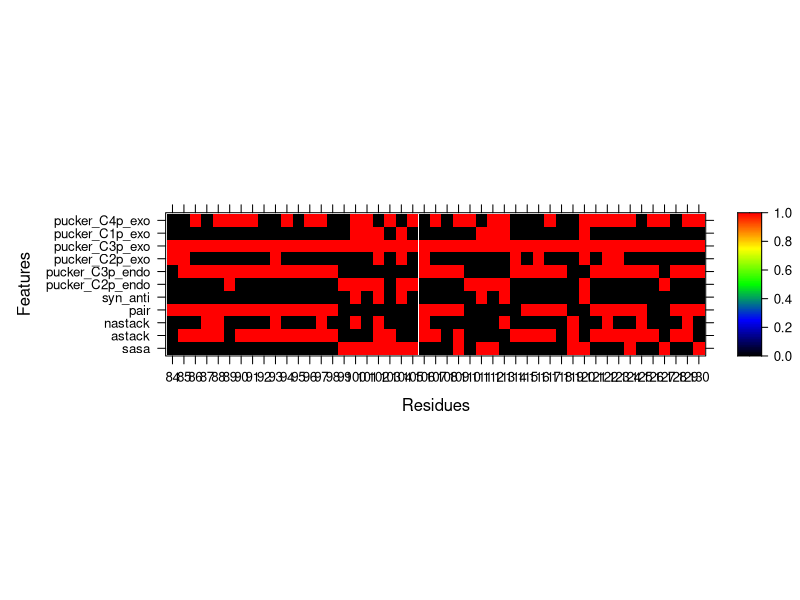
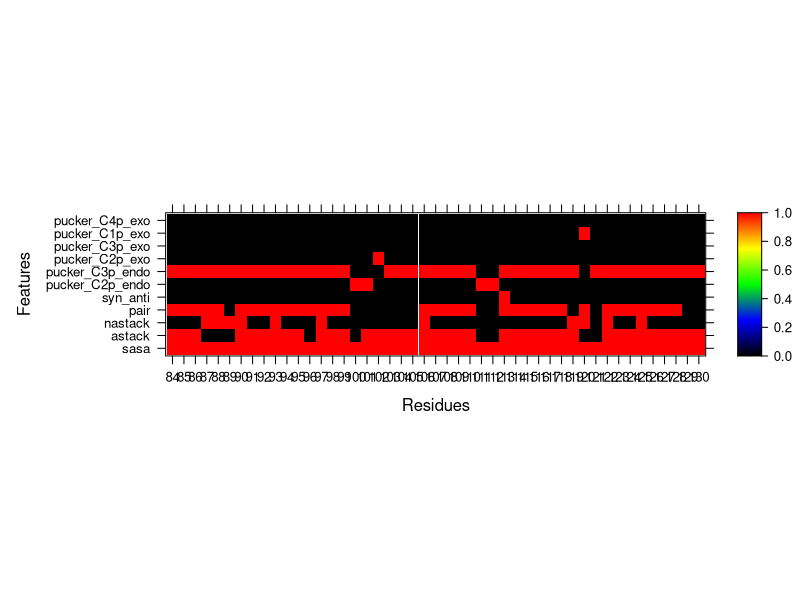
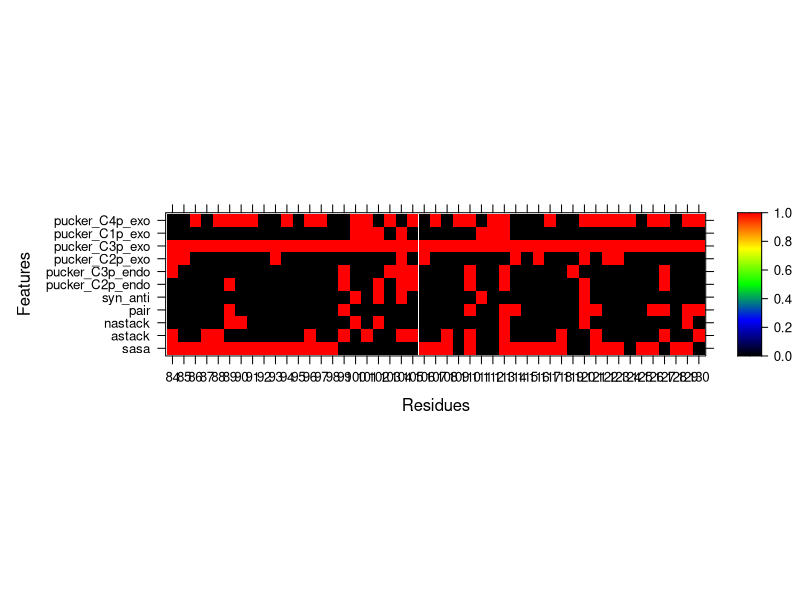

Generate these figures, in order, with R:
# script to generate annotation maps
setwd("~/Downloads/")

# load data
data = read.csv("predictions.txt", header = TRUE, sep = " ")

get_data_for_rna = function(data, rna = "5KH8"){
  # get data for a particular RNA
  return(data[data$id == rna, ])
}

select_fingerprint = function(data, predicted = FALSE, names = c("sasa", "astack", "nastack", "pair", "syn_anti", "pucker_C2p_endo", "pucker_C3p_endo", "pucker_C2p_exo", "pucker_C3p_exo", "pucker_C1p_exo", "pucker_C4p_exo")){
  # generate a fingerprint
  if (predicted){
    tnames = paste("p", names, sep = "")
  } else {
    tnames = names
  }
  data = data[, tnames]
  colnames(data) = names
  return(data)
}

generate_rna_maps = function(data, rna = "5KH8", width = 9, height = 9, pointsize = 10){
  # create maps for manuscript
  sub = get_data_for_rna(data, rna = rna)
  pred = as.matrix(select_fingerprint(sub, predicted = TRUE)>0.5)
  pdf(file = sprintf("map_%s_predicted.pdf", rna), width = width, height = height, pointsize = pointsize)
  print(lattice::levelplot(pred, las = 2, ylab = "Features", xlab = "Residues", useRaster = FALSE, pretty = TRUE, at = seq(0, 1, 0.005), col.regions = cols2 <- colorRampPalette(c("black", "blue", "green", "yellow",  "red"))(256)))
  dev.off()
  
  actual = as.matrix(select_fingerprint(sub, predicted = FALSE)>0.5)
  pdf(file = sprintf("map_%s_actual.pdf", rna), width = width, height = height, pointsize = pointsize)
  print(lattice::levelplot(actual, las = 2, ylab = "Features", xlab = "Residues", useRaster = FALSE, pretty = TRUE, at = seq(0, 1, 0.005), col.regions = cols2 <- colorRampPalette(c("black", "blue", "green", "yellow",  "red"))(256)))
  dev.off()

  diff = abs(actual - pred)
  pdf(file = sprintf("map_%s_diff.pdf", rna), width = width, height = height, pointsize = pointsize)
  print(lattice::levelplot(diff, las = 2, ylab = "Features", xlab = "Residues", useRaster = FALSE, pretty = TRUE, at = seq(0, 1, 0.005), col.regions = cols2 <- colorRampPalette(c("black", "blue", "green", "yellow",  "red"))(256)))
  dev.off()
  
}

# generate maps for the fluoride riboswitch 5KH8
generate_rna_maps(data, rna = "5KH8")

